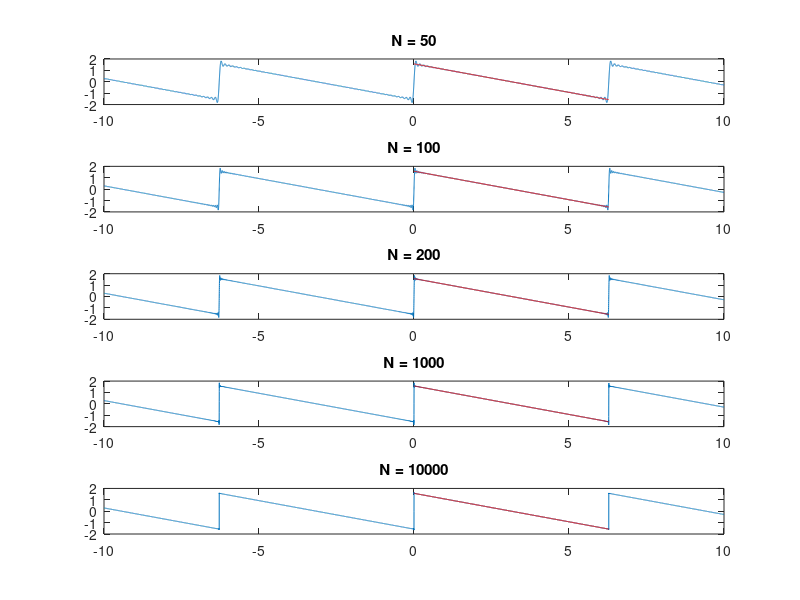

Source code (MATLAB):
t = -10:0.001:10;
t1 = 0:0.001:2 * pi;
y = (pi - t1) / 2;
f = 0;
for i = 1:1:50
    f = f + sin(i * t) ./ i;
end
subplot(5,1,1);
plot(t,f);
hold on;
plot(t1,y,'r');
title("N = 50");

subplot(5,1,2);
f = 0;
for i = 1:1:100
    f = f + sin(i * t) ./ i;
end
plot(t,f);
hold on;
plot(t1,y,'r');
title("N = 100");

subplot(5,1,3);
f = 0;
for i = 1:1:200
    f = f + sin(i * t) ./ i;
end
plot(t,f);
hold on;
plot(t1,y,'r');
title("N = 200");

subplot(5,1,4);
f = 0;
for i = 1:1:1000
    f = f + sin(i * t) ./ i;
end
plot(t,f);
hold on;
plot(t1,y,'r');
title("N = 1000");

subplot(5,1,5);
f = 0;
for i = 1:1:10000
    f = f + sin(i * t) ./ i;
end
plot(t,f);
hold on;
plot(t1,y,'r');
title("N = 10000");